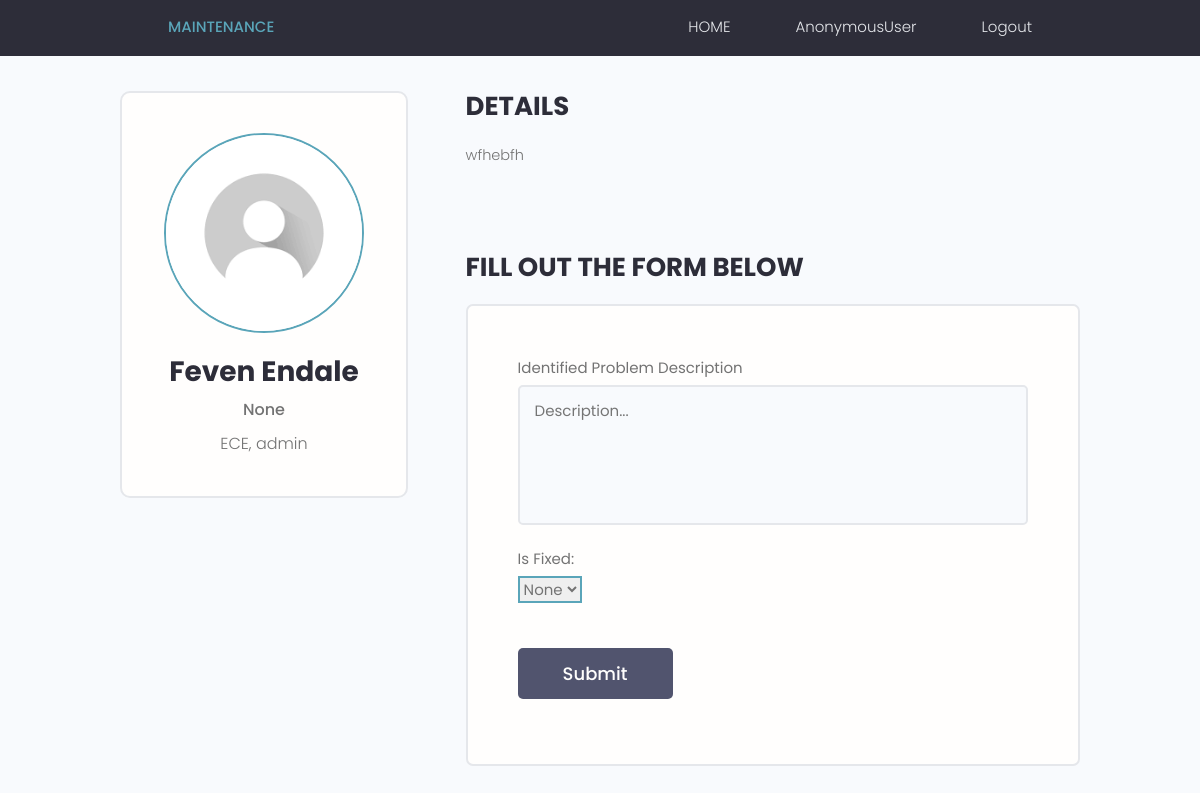
Page /technician/network-detail/2 on the committed database.
### customer/models.py (models this page shows, shortened)
class Network(models.Model):
    form_name = models.CharField(max_length=50,)
    customer = models.ForeignKey(Customer, on_delete=models.CASCADE, null=True)
    technician = models.ForeignKey(Technician, on_delete=models.CASCADE, null=True)
    type_of_network_problems = [
        ("slow_internet_connection", "Slow Internet Connection"),
        ("network_connectivity_issues", "Network Connectivity Issues"),
        ("wi_fi_connection_problems", "Wi-Fi Connection Problems"),
        ("network_outage", "Network Outage"),
        ("others", "Others")
    ]
    type_of_network_problem = models.CharField(max_length=100, choices=type_of_network_problems)
    rebooted_modem_router = models.BooleanField(default=False)
    checked_network_cables = models.BooleanField(default=False)
    restarted_computer_device = models.BooleanField(default=False)
    reset_network_settings = models.BooleanField(default=False)
    short_description = models.TextField(null=True)
    aditional_comment = models.TextField(null=True)
    is_goverment =  models.BooleanField(default = True, null=True)
    fixed =  models.BooleanField(default = False,null=True)
    reviewed =  models.BooleanField(default = False, null=True)

### base/models.py (models this page shows, shortened)
class Customer(models.Model):
    user = models.OneToOneField(User, on_delete=models.CASCADE, primary_key=True)
    department = models.CharField(max_length=100)
    campus = models.CharField(max_length=50)
    updated = models.DateTimeField(auto_now=True)
    phone_number = models.IntegerField(null= True)
    created = models.DateTimeField(auto_now_add=True)
    def __str__(self):
        return f"{self.user.first_name} {self.user.last_name}"

class User(AbstractUser):
    is_staff = models.BooleanField(default=False)
    is_technician = models.BooleanField(default=False)
    is_customer = models.BooleanField(default=False)
    is_active = models.BooleanField(default=False)

### technician/views.py (the view)
# urls.py: path("network-detail/<str:pk>", views.networkDetail, name='networkDetail'),
def networkDetail(request,pk):
    single_task = Network.objects.get(id=pk)
    context = {'single_task':single_task}
    return render(request, 'technician/networkDetial.html',context)

### templates/technician/networkDetial.html (shortened to what this page needs)
{% extends 'technician/base.html' %}
{% load static %}
{% block content %}
  <main class="profile my-md">
    <div class="container">
      <div class="layout">
        <div class="column column--1of3">
          <div class="card text-center">
            <div class="card__body dev">
              <img class="avatar avatar--xl" src="{% static 'images/download.png' %}" />
              <h2 class="dev__name">{{single_task.customer}}</h2>
              <p class="dev__title">{{single_task.customer.phone_number}}</p>
              <p class="dev__location">{{single_task.customer.department}}, {{single_task.customer.campus}}</p>
            </div>
          </div>
        </div>
        <div class="column column--2of3">
          <div class="devInfo">
            <h3 class="devInfo__title">Details</h3>
            <p class="devInfo__about">
              {{ single_task.short_description}}
            </p>
          </div>
            <main class="formPage my-xl">
              <h3 class="devInfo__title">Fill out the Form Below</h3>
            <div class="formWrapper">
              <form class="form" action="{% url 'isFixed' single_task.id %}" method="POST">
                <div class="form__field">
                  <label for="formInput#text">Identified Problem Description </label>
                  <textarea class="input input--textarea" name="short_description" id="formInput#textarea" placeholder="Description..."></textarea>
                </div>
                <div class="form__field">
                  <label for="formInput ">Is Fixed: </label>
                  <select class="input input--text" name="is_fixed" onchange="toggleTextareas()">
                    <option value="option1">None</option>
                  </select>
                </div>
                <input class="btn btn--sub btn--lg my-md" type="submit" value="Submit" />
              </form>
          </div>
            </main>
        </div>
      </div>
    </div>
  </main>
{%endblock%}

### static/styles/app.css (style rules this page uses)
:root { --color-sub: #2d2d39; }
.btn--sub { background-color: var(--color-sub-light); }
.card { border: 2px solid var(--color-light); }
img { width: 100%; }
.profile .card > .dev { padding: 4rem; }
.dev__name { color: var(--color-sub); font-size: 2.8rem; font-weight: 700; margin-top: 1rem; margin-bottom: 0.5rem; }
.dev__title { font-size: 1.6rem; font-weight: 500; line-height: 1.3; }
.dev__location { margin-top: 1rem; }
.devInfo { margin-bottom: 3rem; }
.devInfo__title, .devInfo__subtitle { font-size: 2.6rem; color: var(--color-sub); text-transform: uppercase; font-weight: 700; margin-bottom: 1.5rem; }
.devInfo__about, .devSkill__info { font-size: 1.45rem; line-height: 1.7; text-align: justify; }
.formPage .formWrapper { list-style: none; background: var(--color-white); padding: 3.5rem 5rem; border: 2px solid var(--color-light); border-radius: 0.7rem; }

### maintenance/static/uikit/styles/modules/_variables.css (style rules this page uses)
:root { --color-main: #5aa5b9; --color-main-light: #e6faff; --color-sub: #3f4156; --color-sub-light: #51546e; --color-sub-lighter: #ededfd; --color-text: #737373; --color-gray: #8b8b8b; --color-light: #e5e7eb; --color-light-gray: #767676; --color-bg: #f8fafd; --color-white: #fffefd; --color-white-light: #f3f3f3; --color-success: #359e64; --color-success-bg: #def8e8; --color-error: #fc4b0b; --color-error-bg: #fff2ee; --font-base: 'Poppins', arial, helvetica, 'Segoe UI', roboto, ubuntu, sans-serif; --font-monospace: 'Fira Code', 'Courier New', courier, monospace; --font-regular: 300; --font-medium: 500; --font-bold: 700; --generic-shadow: 1px 1px 5px #00000010; --generic-transition: all 0.3s ease-in-out; }

### maintenance/static/uikit/styles/modules/_base.css (style rules this page uses)
* { margin: 0; padding: 0; box-sizing: border-box; text-rendering: optimizeLegibility; color: inherit; font-size: inherit; }
html { font-size: 50%; }
@media only screen and (min-width: 480px) { html { font-size: 56.25%; } }
@media only screen and (min-width: 1200px) { html { font-size: 62.5%; } }
body { line-height: 1.6; font-weight: 400; font-size: 1.5rem; color: var(--color-text); background-color: var(--color-bg); min-height: 100vh; }

### maintenance/static/uikit/styles/modules/_typography.css (style rules this page uses)
* { font-family: var(--font-base); }
h2 { font-size: 3.6rem; font-weight: var(--font-bold); }
h3 { font-size: 3.2rem; font-weight: var(--font-medium); }
p, span, strong { font-size: 1.6rem; color: var(--color-text); font-weight: var(--font-regular); }

### maintenance/static/uikit/styles/modules/_utilities.css (style rules this page uses)
.container { width: 92%; max-width: 165rem; margin: 0 auto; box-sizing: border-box; }
@media screen and (min-width: 1000px) { .container { width: 90%; } }
@media screen and (min-width: 1200px) { .container { width: 80%; } }
.text-center { text-align: center; }
.my-md { margin: 3rem auto; }
.my-xl { margin: 8rem auto; }

### maintenance/static/uikit/styles/modules/_avatar.css (style rules this page uses)
.avatar { border-radius: 50%; border: 2px solid var(--color-main); object-fit: cover; }
.avatar--xl { height: 20rem; width: 20rem; }

### maintenance/static/uikit/styles/modules/_button.css (style rules this page uses)
.btn { display: inline-block; position: relative; cursor: pointer; background-color: var(--color-light); font-weight: var(--font-medium); color: var(--color-sub); text-decoration: none; padding: 1rem 2rem; border-radius: 0.5rem; border: none; width: -webkit-fit-content; width: -moz-fit-content; width: fit-content; height: -webkit-fit-content; height: -moz-fit-content; height: fit-content; font-size: 1.6rem; outline-width: 0; outline-color: transparent; -webkit-backface-visibility: hidden; backface-visibility: hidden; transition: all 0.3s ease-in-out; }
.btn--sub { background-color: var(--color-sub); color: var(--color-white); }
.btn--lg { font-size: 1.8rem; padding: 1.2rem 4.5rem; }

### maintenance/static/uikit/styles/modules/_card.css (style rules this page uses)
.card { border-radius: 1rem; background-color: var(--color-white); border: 1.5px solid var(--color-light); width: auto; height: auto; margin-top: 0.5rem; margin-bottom: 0.5rem; overflow: hidden; }
.card__body, .card__header { padding: 2rem 2.5rem; }

### maintenance/static/uikit/styles/modules/_layout.css (style rules this page uses)
.layout { display: flex; flex-flow: row wrap; justify-content: space-between; }
.layout > .column { margin-bottom: 3rem; }
.layout > .column.column--1of3 { flex-basis: 30%; }
.layout > .column.column--2of3 { flex-basis: 64%; }

### rows in the picture
Network: customer "Feven Endale", customer.phone_number "None", customer.department "ECE", customer.campus "admin", short_description "wfhebfh"

### other values in the picture
{{ request.user }} "AnonymousUser"
